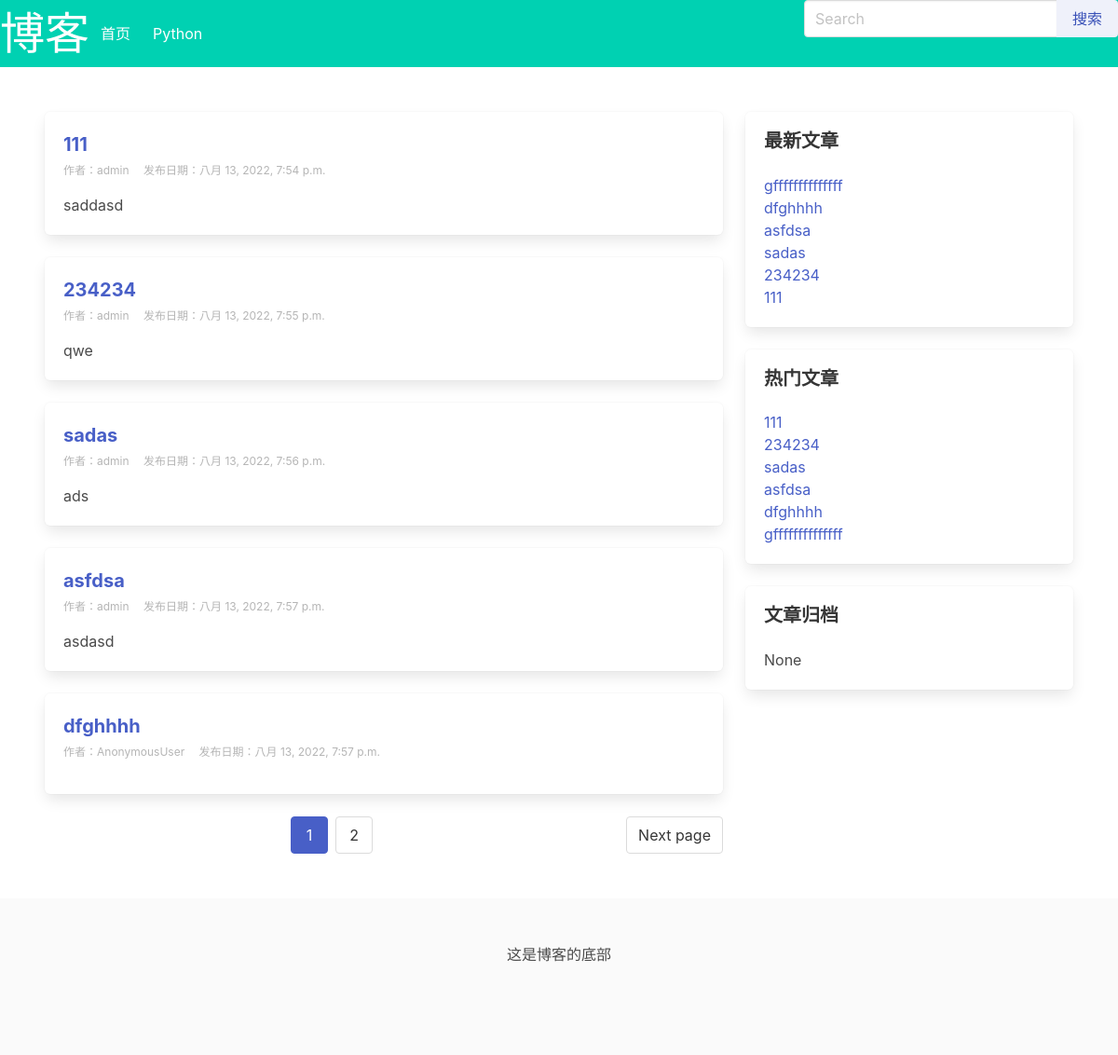
The page / on the database its author committed.
### blog/models.py (models this page shows, shortened)
class Category(models.Model):
    name = models.CharField(max_length=32, verbose_name="分类名称")
    desc = models.TextField(max_length=200, blank=True, default='', verbose_name="分类描述")
    add_date = models.DateTimeField(auto_now_add=True, verbose_name="添加时间")
    pub_date = models.DateTimeField(auto_now=True, verbose_name="修改时间")
    class Meta:
        verbose_name = "博客分类"
        verbose_name_plural = verbose_name

class Post(models.Model):
    title = models.CharField(max_length=61, verbose_name="文章标题")
    desc = models.TextField(max_length=200, blank=True, default='', verbose_name="文章描述")
    category = models.ForeignKey(Category, on_delete=models.CASCADE, verbose_name="分类")
    content = models.TextField(verbose_name="文章详情")
    tags = models.ForeignKey(Tag, blank=True, null=True, on_delete=models.CASCADE, verbose_name="文章标签")
    owner = models.ForeignKey(User, on_delete=models.CASCADE, verbose_name="作者")
    is_hot = models.BooleanField(default=False, verbose_name="是否热门")
    pv = models.IntegerField(default=0, verbose_name="浏览量")
    add_date = models.DateTimeField(auto_now_add=True, verbose_name="添加时间")
    pub_date = models.DateTimeField(auto_now=True, verbose_name="修改时间")
    class Meta:
        verbose_name = "文章"
        verbose_name_plural = verbose_name

class Sidebar(models.Model):
    STATUS = (
        (1, '隐藏'),
        (2, '展示')
    )
    DISPLAY_TYPE = (
        (1, '搜索'),
        (2, '最新文章'),
        (3, '最热文章'),
        (4, '文章归档'),
    )
    title = models.CharField(max_length=50, verbose_name="模块名称")
    display_type = models.PositiveIntegerField(default=1, choices=DISPLAY_TYPE, verbose_name="展示类型")
    content = models.CharField(max_length=500, blank=True, default='', verbose_name="内容",
                               help_text="如果设置的不是HTML类型，可为空")
    sort = models.PositiveIntegerField(default=1, verbose_name="排序", help_text='序号越大越靠前')
    status = models.PositiveIntegerField(default=2, choices=STATUS, verbose_name="状态")
    add_date = models.DateTimeField(auto_now_add=True, verbose_name="创建时间")
    class Meta:
        verbose_name = "侧边栏"
        verbose_name_plural = verbose_name
        ordering = ['-sort']
    @classmethod
    def get_sidebar(cls):
        return cls.objects.filter(status=2)
    @property
    def get_content(self):
        if self.display_type == 1:
            context = {
            }
            return render_to_string('blog/sidebar/search.html', context=context)
        elif self.display_type == 2:
            context = {
            }
            return render_to_string('blog/sidebar/new_post.html', context=context)
        elif self.display_type == 3:
            context = {
            }
            return render_to_string('blog/sidebar/hot_post.html', context=context)
        elif self.display_type == 4:
            context = {
            }
            return render_to_string('blog/sidebar/archives.html', context=context)

### blog/views.py (the view)
# urls.py: path('', views.index, name='index'),
def index(request):
    post_list = Post.objects.all()
    paginator = Paginator(post_list, 5)  # 第二个参数2代表每页显示几个
    page_number = request.GET.get('page')
    page_obj = paginator.get_page(page_number)
    context = {'page_obj': page_obj}
    return render(request, 'blog/index.html', context)

### blog/templatetags/category.py (called while the page is built)
@register.simple_tag
def get_category_list():
    return Category.objects.all()

@register.simple_tag
def get_sidebar_list():
    return Sidebar.get_sidebar()

@register.simple_tag
def get_new_post():
    return Post.objects.order_by('-pub_date')[:8]

@register.simple_tag
def get_hot_pv_post():
    return Post.objects.order_by('-pv')[:8]

### blog/templates/blog/index.html
{% extends 'blog/base.html' %}

### blog/templates/blog/base.html (shortened to what this page needs)
<!DOCTYPE html>
{% load static category %}
<html lang="en">
<head>
    <link rel="stylesheet" href="https://cdn.jsdelivr.net/npm/bulma@0.9.3/css/bulma.min.css">
</head>
<body>
<nav class="navbar is-primary" role="navigation" aria-label="main navigation">
    <div class="navbar-brand">
        <font size="7">博客</font>
    </div>
    <div id="navbarBasicExample" class="navbar-menu">
        <div class="navbar-start">
            {% block navbar-start %}
                <a class="navbar-item" href="/">
                    首页
                </a>
                {% get_category_list as category_list %}
                {% for category in category_list %}
                    <a class="navbar-item" href="{% url 'blog:category_list' category.id %}">
                        {{ category.name }}
                    </a>
                {% endfor %}
            {% endblock %}
        </div>
        <div class="is-grouped-centered">
            <form action="{% url 'blog:search' %}" method="get">
                <div class="field has-addons">
                    <div class="control is-expanded">
                        <input type="search" class="input" name="keyword" placeholder="Search" value="{{ keyword }}">
                    </div>
                    <div class="control">
                        <input class="button is-link is-light" type="submit" value="搜索">
                    </div>
                </div>
            </form>
        </div>
    </div>
</nav>
<section class="section">
    <div class="container is-fullhd">
        <div class="columns">
            <div class="column is-8">
                {% block section %}
                    {% if page_obj %}
                        {% for post in page_obj %}
                            <div class="box">
                                <h1 class="is-size-5 has-text-weight-bold">
                                    <a href="{% url 'blog:post_detail' post.id %}"> {{ post.title }}</a>
                                </h1>
                                <div class=" is-size-7 has-text-grey-light pt-1 pb-1">
                                    <span class="mr-3">作者：{{ post.owner }}</span> <span>发布日期：{{ post.add_date }}</span>
                                </div>
                                <p class="mt-3">{{ post.desc|truncatechars:50 }}</p>
                            </div>
                        {% endfor %}
                    {% else %}
                        <div class="box">
                            <p class="has-text-danger">文章不存在！</p>
                        </div>
                    {% endif %}
                    {% if page_obj %}
                        <nav class="pagination is-centered" role="navigation" aria-label="pagination">
                            {% if page_obj.has_next %}
                                <a class="pagination-next" href="?page={{ page_obj.next_page_number }}">Next page</a>
                            {% endif %}
                            <ul class="pagination-list">
                                <li><a class="pagination-link is-current" aria-label="Page {{ page_obj.number }}"
                                       aria-current="page" href='?page={{ page_obj.number }}'>{{ page_obj.number }}</a>
                                </li>
                                {% if page_obj.has_next %}
                                    <li><a class="pagination-link" href="?page={{ page_obj.next_page_number }}"
                                           aria-label="Goto page {{ page_obj.next_page_number }}">{{ page_obj.next_page_number }}</a>
                                    </li>
                                {% endif %}
                            </ul>
                        </nav>
                    {% endif %}
                {% endblock %}
            </div>
            <div class="column is-4">
                {% block right %}
                    {% get_sidebar_list as sidebar_list %}
                    {% for sidebar in sidebar_list %}
                        <div class="box">
                            <h1 class=" is-size-5 title">{{ sidebar.title }}</h1>
                            <p>{{ sidebar.get_content|safe }}</p>
                        </div>
                    {% endfor %}
                {% endblock %}
            </div>
        </div>
    </div>
</section>
{% block footer %}
    <footer class="footer container is-fullhd">
        <div class=" has-text-centered">
            这是博客的底部
        </div>
    </footer>
{% endblock %}
</body>
</html>

### blog/templates/blog/sidebar/new_post.html
{% load category %}
{% get_new_post as post_list %}
{% for post in post_list %}
    <ul>
        <li><a href="{% url 'blog:post_detail' post.id %}">{{ post.title }}</a></li>
    </ul>
{% endfor %}

### blog/templates/blog/sidebar/hot_post.html
{% load category %}
{% get_hot_pv_post as post_list %}
{% for post in post_list %}
    <ul>
        <li><a href="{% url 'blog:post_detail' post.id %}">{{ post.title }}</a></li>
    </ul>
{% endfor %}

### rows shown on the page
Category: name "Python"
Post: title "111", owner "admin", add_date "八月 13, 2022, 7:54 p.m.", desc "saddasd"
Post: title "234234", owner "admin", add_date "八月 13, 2022, 7:55 p.m.", desc "qwe"
Post: title "sadas", owner "admin", add_date "八月 13, 2022, 7:56 p.m.", desc "ads"
Post: title "asfdsa", owner "admin", add_date "八月 13, 2022, 7:57 p.m.", desc "asdasd"
Post: title "dfghhhh", owner "AnonymousUser", add_date "八月 13, 2022, 7:57 p.m."
Sidebar: title "最新文章"
Post: title "gffffffffffffff"
Sidebar: title "热门文章"
Sidebar: title "文章归档", get_content "None"

### other values the page prints
{{ page_obj.number }} "1"
{{ page_obj.next_page_number }} "2"
